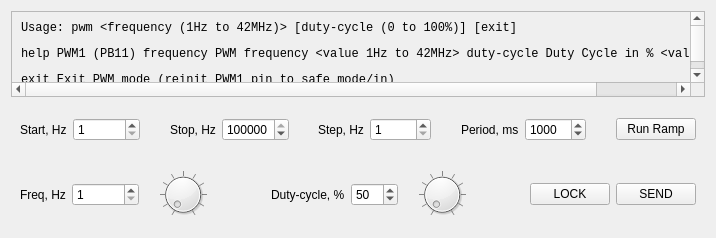
<?xml version="1.0" encoding="UTF-8"?>
<ui version="4.0">
 <class>PWM</class>
 <widget class="QWidget" name="PWM">
  <property name="geometry">
   <rect>
    <x>0</x>
    <y>0</y>
    <width>716</width>
    <height>238</height>
   </rect>
  </property>
  <property name="windowTitle">
   <string>Form</string>
  </property>
  <layout class="QVBoxLayout" name="verticalLayout">
   <item>
    <widget class="QScrollArea" name="help_lay">
     <property name="sizePolicy">
      <sizepolicy hsizetype="Expanding" vsizetype="Preferred">
       <horstretch>0</horstretch>
       <verstretch>0</verstretch>
      </sizepolicy>
     </property>
     <property name="minimumSize">
      <size>
       <width>0</width>
       <height>50</height>
      </size>
     </property>
     <property name="maximumSize">
      <size>
       <width>16777215</width>
       <height>16777215</height>
      </size>
     </property>
     <property name="baseSize">
      <size>
       <width>0</width>
       <height>0</height>
      </size>
     </property>
     <property name="widgetResizable">
      <bool>true</bool>
     </property>
     <widget class="QWidget" name="help_layContents">
      <property name="geometry">
       <rect>
        <x>0</x>
        <y>0</y>
        <width>774</width>
        <height>85</height>
       </rect>
      </property>
      <layout class="QVBoxLayout" name="verticalLayout_6">
       <item>
        <widget class="QLabel" name="Help">
         <property name="font">
          <font>
           <family>Monospace</family>
           <pointsize>9</pointsize>
           <italic>false</italic>
          </font>
         </property>
         <property name="text">
          <string>&lt;html&gt;&lt;head/&gt;&lt;body&gt;&lt;p&gt;&lt;span style=&quot; font-family:'Hack';&quot;&gt;Usage: pwm &amp;lt;frequency (1Hz to 42MHz)&amp;gt; [duty-cycle (0 to 100%)] [exit]&lt;/span&gt;&lt;/p&gt;&lt;p&gt;&lt;span style=&quot; font-family:'Hack';&quot;&gt;help PWM1 (PB11) frequency PWM frequency &amp;lt;value 1Hz to 42MHz&amp;gt; duty-cycle Duty Cycle in % &amp;lt;value 0 to 100&amp;gt;&lt;/span&gt;&lt;/p&gt;&lt;p&gt;&lt;span style=&quot; font-family:'Hack';&quot;&gt;exit Exit PWM mode (reinit PWM1 pin to safe mode/in)&lt;/span&gt;&lt;/p&gt;&lt;/body&gt;&lt;/html&gt;</string>
         </property>
        </widget>
       </item>
      </layout>
     </widget>
    </widget>
   </item>
   <item>
    <widget class="QWidget" name="widget_2" native="true">
     <layout class="QHBoxLayout" name="horizontalLayout_2">
      <item>
       <widget class="QLabel" name="label_4">
        <property name="text">
         <string>Start, Hz</string>
        </property>
       </widget>
      </item>
      <item>
       <widget class="QSpinBox" name="sPWM_startF">
        <property name="sizePolicy">
         <sizepolicy hsizetype="Minimum" vsizetype="Fixed">
          <horstretch>20</horstretch>
          <verstretch>0</verstretch>
         </sizepolicy>
        </property>
        <property name="maximumSize">
         <size>
          <width>100</width>
          <height>16777215</height>
         </size>
        </property>
        <property name="minimum">
         <number>1</number>
        </property>
        <property name="maximum">
         <number>1000000</number>
        </property>
       </widget>
      </item>
      <item>
       <spacer name="horizontalSpacer_4">
        <property name="orientation">
         <enum>Qt::Horizontal</enum>
        </property>
        <property name="sizeHint" stdset="0">
         <size>
          <width>27</width>
          <height>22</height>
         </size>
        </property>
       </spacer>
      </item>
      <item>
       <widget class="QLabel" name="label_5">
        <property name="text">
         <string>Stop, Hz</string>
        </property>
       </widget>
      </item>
      <item>
       <widget class="QSpinBox" name="sPWM_stopF">
        <property name="sizePolicy">
         <sizepolicy hsizetype="Minimum" vsizetype="Fixed">
          <horstretch>20</horstretch>
          <verstretch>0</verstretch>
         </sizepolicy>
        </property>
        <property name="maximumSize">
         <size>
          <width>100</width>
          <height>16777215</height>
         </size>
        </property>
        <property name="minimum">
         <number>1</number>
        </property>
        <property name="maximum">
         <number>1000000</number>
        </property>
        <property name="value">
         <number>100000</number>
        </property>
       </widget>
      </item>
      <item>
       <spacer name="horizontalSpacer_5">
        <property name="orientation">
         <enum>Qt::Horizontal</enum>
        </property>
        <property name="sizeHint" stdset="0">
         <size>
          <width>27</width>
          <height>22</height>
         </size>
        </property>
       </spacer>
      </item>
      <item>
       <widget class="QLabel" name="label_8">
        <property name="text">
         <string>Step, Hz</string>
        </property>
       </widget>
      </item>
      <item>
       <widget class="QSpinBox" name="sPWM_FStep">
        <property name="sizePolicy">
         <sizepolicy hsizetype="Minimum" vsizetype="Fixed">
          <horstretch>20</horstretch>
          <verstretch>0</verstretch>
         </sizepolicy>
        </property>
        <property name="maximumSize">
         <size>
          <width>100</width>
          <height>16777215</height>
         </size>
        </property>
        <property name="minimum">
         <number>1</number>
        </property>
        <property name="maximum">
         <number>10000</number>
        </property>
       </widget>
      </item>
      <item>
       <spacer name="horizontalSpacer_9">
        <property name="orientation">
         <enum>Qt::Horizontal</enum>
        </property>
        <property name="sizeType">
         <enum>QSizePolicy::Expanding</enum>
        </property>
        <property name="sizeHint" stdset="0">
         <size>
          <width>27</width>
          <height>22</height>
         </size>
        </property>
       </spacer>
      </item>
      <item>
       <widget class="QLabel" name="label_7">
        <property name="text">
         <string>Period, ms</string>
        </property>
       </widget>
      </item>
      <item>
       <widget class="QSpinBox" name="sPWM_TRamp">
        <property name="sizePolicy">
         <sizepolicy hsizetype="Minimum" vsizetype="Fixed">
          <horstretch>20</horstretch>
          <verstretch>0</verstretch>
         </sizepolicy>
        </property>
        <property name="maximumSize">
         <size>
          <width>100</width>
          <height>16777215</height>
         </size>
        </property>
        <property name="minimum">
         <number>40</number>
        </property>
        <property name="maximum">
         <number>10000</number>
        </property>
        <property name="value">
         <number>1000</number>
        </property>
       </widget>
      </item>
      <item>
       <spacer name="horizontalSpacer_2">
        <property name="orientation">
         <enum>Qt::Horizontal</enum>
        </property>
        <property name="sizeType">
         <enum>QSizePolicy::Expanding</enum>
        </property>
        <property name="sizeHint" stdset="0">
         <size>
          <width>27</width>
          <height>22</height>
         </size>
        </property>
       </spacer>
      </item>
      <item>
       <widget class="QPushButton" name="bPWM_Ramp">
        <property name="text">
         <string>Run Ramp</string>
        </property>
        <property name="checkable">
         <bool>true</bool>
        </property>
        <property name="autoRepeat">
         <bool>false</bool>
        </property>
        <property name="autoRepeatDelay">
         <number>1000</number>
        </property>
        <property name="autoRepeatInterval">
         <number>1000</number>
        </property>
       </widget>
      </item>
     </layout>
    </widget>
   </item>
   <item>
    <widget class="QWidget" name="widget" native="true">
     <layout class="QHBoxLayout" name="horizontalLayout">
      <item>
       <widget class="QLabel" name="label_2">
        <property name="text">
         <string>Freq, Hz</string>
        </property>
       </widget>
      </item>
      <item>
       <widget class="QSpinBox" name="sFreq">
        <property name="sizePolicy">
         <sizepolicy hsizetype="Minimum" vsizetype="Fixed">
          <horstretch>20</horstretch>
          <verstretch>0</verstretch>
         </sizepolicy>
        </property>
        <property name="maximumSize">
         <size>
          <width>100</width>
          <height>16777215</height>
         </size>
        </property>
        <property name="minimum">
         <number>1</number>
        </property>
        <property name="maximum">
         <number>1000000</number>
        </property>
       </widget>
      </item>
      <item>
       <widget class="QDial" name="dial_Freq">
        <property name="sizePolicy">
         <sizepolicy hsizetype="Minimum" vsizetype="Minimum">
          <horstretch>0</horstretch>
          <verstretch>0</verstretch>
         </sizepolicy>
        </property>
        <property name="minimumSize">
         <size>
          <width>20</width>
          <height>20</height>
         </size>
        </property>
        <property name="minimum">
         <number>1</number>
        </property>
        <property name="maximum">
         <number>1000000</number>
        </property>
        <property name="wrapping">
         <bool>false</bool>
        </property>
        <property name="notchTarget">
         <double>100.000000000000000</double>
        </property>
        <property name="notchesVisible">
         <bool>true</bool>
        </property>
       </widget>
      </item>
      <item>
       <spacer name="horizontalSpacer_3">
        <property name="orientation">
         <enum>Qt::Horizontal</enum>
        </property>
        <property name="sizeHint" stdset="0">
         <size>
          <width>68</width>
          <height>20</height>
         </size>
        </property>
       </spacer>
      </item>
      <item>
       <widget class="QLabel" name="label_3">
        <property name="text">
         <string>Duty-cycle, %</string>
        </property>
       </widget>
      </item>
      <item>
       <widget class="QSpinBox" name="sDirty">
        <property name="sizePolicy">
         <sizepolicy hsizetype="Minimum" vsizetype="Fixed">
          <horstretch>20</horstretch>
          <verstretch>0</verstretch>
         </sizepolicy>
        </property>
        <property name="maximumSize">
         <size>
          <width>100</width>
          <height>16777215</height>
         </size>
        </property>
        <property name="maximum">
         <number>100</number>
        </property>
        <property name="value">
         <number>50</number>
        </property>
       </widget>
      </item>
      <item>
       <widget class="QDial" name="dial_Duty">
        <property name="sizePolicy">
         <sizepolicy hsizetype="Minimum" vsizetype="Minimum">
          <horstretch>0</horstretch>
          <verstretch>0</verstretch>
         </sizepolicy>
        </property>
        <property name="minimumSize">
         <size>
          <width>20</width>
          <height>20</height>
         </size>
        </property>
        <property name="maximum">
         <number>100</number>
        </property>
        <property name="notchTarget">
         <double>10.000000000000000</double>
        </property>
        <property name="notchesVisible">
         <bool>true</bool>
        </property>
       </widget>
      </item>
      <item>
       <spacer name="horizontalSpacer">
        <property name="orientation">
         <enum>Qt::Horizontal</enum>
        </property>
        <property name="sizeHint" stdset="0">
         <size>
          <width>68</width>
          <height>47</height>
         </size>
        </property>
       </spacer>
      </item>
      <item>
       <widget class="QPushButton" name="bdialSend">
        <property name="text">
         <string>LOCK</string>
        </property>
        <property name="checkable">
         <bool>true</bool>
        </property>
       </widget>
      </item>
      <item>
       <widget class="QPushButton" name="bPWM_Send">
        <property name="text">
         <string>SEND</string>
        </property>
       </widget>
      </item>
     </layout>
    </widget>
   </item>
  </layout>
 </widget>
 <resources/>
 <connections>
  <connection>
   <sender>sFreq</sender>
   <signal>valueChanged(int)</signal>
   <receiver>PWM</receiver>
   <slot>guiChange(int)</slot>
   <hints>
    <hint type="sourcelabel">
     <x>120</x>
     <y>246</y>
    </hint>
    <hint type="destinationlabel">
     <x>454</x>
     <y>149</y>
    </hint>
   </hints>
  </connection>
  <connection>
   <sender>sDirty</sender>
   <signal>valueChanged(int)</signal>
   <receiver>PWM</receiver>
   <slot>guiChange(int)</slot>
   <hints>
    <hint type="sourcelabel">
     <x>492</x>
     <y>246</y>
    </hint>
    <hint type="destinationlabel">
     <x>454</x>
     <y>149</y>
    </hint>
   </hints>
  </connection>
  <connection>
   <sender>dial_Freq</sender>
   <signal>valueChanged(int)</signal>
   <receiver>sFreq</receiver>
   <slot>setValue(int)</slot>
   <hints>
    <hint type="sourcelabel">
     <x>225</x>
     <y>246</y>
    </hint>
    <hint type="destinationlabel">
     <x>120</x>
     <y>246</y>
    </hint>
   </hints>
  </connection>
  <connection>
   <sender>dial_Duty</sender>
   <signal>valueChanged(int)</signal>
   <receiver>sDirty</receiver>
   <slot>setValue(int)</slot>
   <hints>
    <hint type="sourcelabel">
     <x>597</x>
     <y>246</y>
    </hint>
    <hint type="destinationlabel">
     <x>492</x>
     <y>246</y>
    </hint>
   </hints>
  </connection>
  <connection>
   <sender>bPWM_Send</sender>
   <signal>clicked()</signal>
   <receiver>PWM</receiver>
   <slot>guiSend()</slot>
   <hints>
    <hint type="sourcelabel">
     <x>853</x>
     <y>246</y>
    </hint>
    <hint type="destinationlabel">
     <x>454</x>
     <y>149</y>
    </hint>
   </hints>
  </connection>
  <connection>
   <sender>bPWM_Ramp</sender>
   <signal>clicked(bool)</signal>
   <receiver>PWM</receiver>
   <slot>guiRamp(bool)</slot>
   <hints>
    <hint type="sourcelabel">
     <x>853</x>
     <y>149</y>
    </hint>
    <hint type="destinationlabel">
     <x>454</x>
     <y>149</y>
    </hint>
   </hints>
  </connection>
  <connection>
   <sender>bdialSend</sender>
   <signal>clicked(bool)</signal>
   <receiver>PWM</receiver>
   <slot>guiDial(bool)</slot>
   <hints>
    <hint type="sourcelabel">
     <x>768</x>
     <y>246</y>
    </hint>
    <hint type="destinationlabel">
     <x>454</x>
     <y>149</y>
    </hint>
   </hints>
  </connection>
  <connection>
   <sender>sPWM_TRamp</sender>
   <signal>valueChanged(int)</signal>
   <receiver>PWM</receiver>
   <slot>guiChange(int)</slot>
   <hints>
    <hint type="sourcelabel">
     <x>718</x>
     <y>149</y>
    </hint>
    <hint type="destinationlabel">
     <x>454</x>
     <y>149</y>
    </hint>
   </hints>
  </connection>
 </connections>
 <slots>
  <slot>guiChange(int)</slot>
  <slot>guiRamp(bool)</slot>
  <slot>guiDial(bool)</slot>
  <slot>guiSend()</slot>
 </slots>
</ui>
